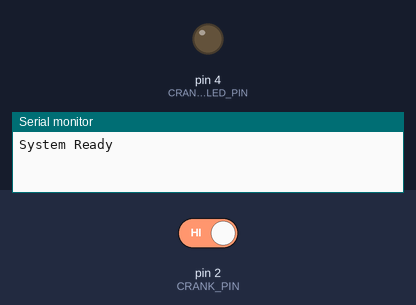
Recording of a sketch running on a simulated Arduino Nano Every. On the bench: output pins drawn as LEDs (lit = HIGH), the last lines printed to the serial monitor. The test bench sets the inputs (shaded band); at power-on: pin 2 (CRANK_PIN) HIGH.

Above: at 4.2 s.
4.3 s: pin 2 (CRANK_PIN) driven LOW
At 4.7 s:
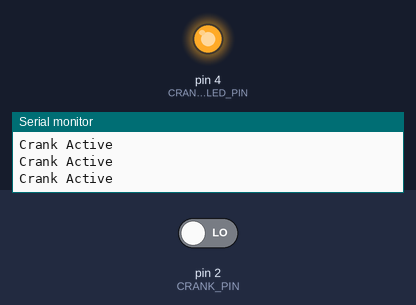
Timing chart, 0 to 7.3 s (numbered marks = the images above; inputs shaded):
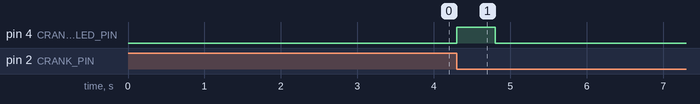

The sketch:

lab-4-hall-effect-sensor.ino
```cpp
// (licence header left out)
/*
  Define pins used
  Nano every pinout diagram:
  https://docs.arduino.cc/resources/pinouts/ABX00028-full-pinout.pdf
*/
#define CRANK_PIN 2
#define CRANK_ACTIVITY_LED_PIN 4

/*
  Define system constants
*/
#define CRANK_PASS_ACTIVITY_DELAY 500

/*
  System variables
 */
unsigned long current_loop_time;
volatile unsigned long crank_interrupt_current_time;

void setup() {
  /*
    This method is run once, every time your arduino is turned on.
    You should put any code in here that needs to have run before
    the 'loop' method.
  */

  // setup serial for diagnostics
  Serial.begin(9600);
  // set default values
  current_loop_time = 0;
  crank_interrupt_current_time = 0;
  // setup LED pin as output with LED off
  pinMode(CRANK_ACTIVITY_LED_PIN, OUTPUT);
  digitalWrite(CRANK_ACTIVITY_LED_PIN, LOW);
  // setup crank pin as input and attach an interrupt
  pinMode(CRANK_PIN, INPUT);
  attachInterrupt(digitalPinToInterrupt(CRANK_PIN), crankInterrupt, FALLING);
  // pause the system
  delay(3000);
  Serial.println("System Ready");
}

void loop() {
  /*
    This method is called on a loop until your arduino is turned off.
    The main logic for your code should be present within this method.
  */

  // display the crank activity LED
  current_loop_time = millis();
  if (current_loop_time - crank_interrupt_current_time < CRANK_PASS_ACTIVITY_DELAY) {
    digitalWrite(CRANK_ACTIVITY_LED_PIN, HIGH);
    Serial.println("Crank Active");
  } else {
    digitalWrite(CRANK_ACTIVITY_LED_PIN, LOW);
  }

  // delay the system
  delay(50);
}

void crankInterrupt() {
  /*
    This method is called every time the hall effect sensor value is changed
    within the boundaries defined in setup.
  */

  // record the current time of interrupt in milliseconds
  crank_interrupt_current_time = millis();
}
```

Measured:
- after the input at 4.3 s, pin 4 (CRANK_ACTIVITY_LED_PIN): LOW → HIGH at once, → LOW 0.50 s later
